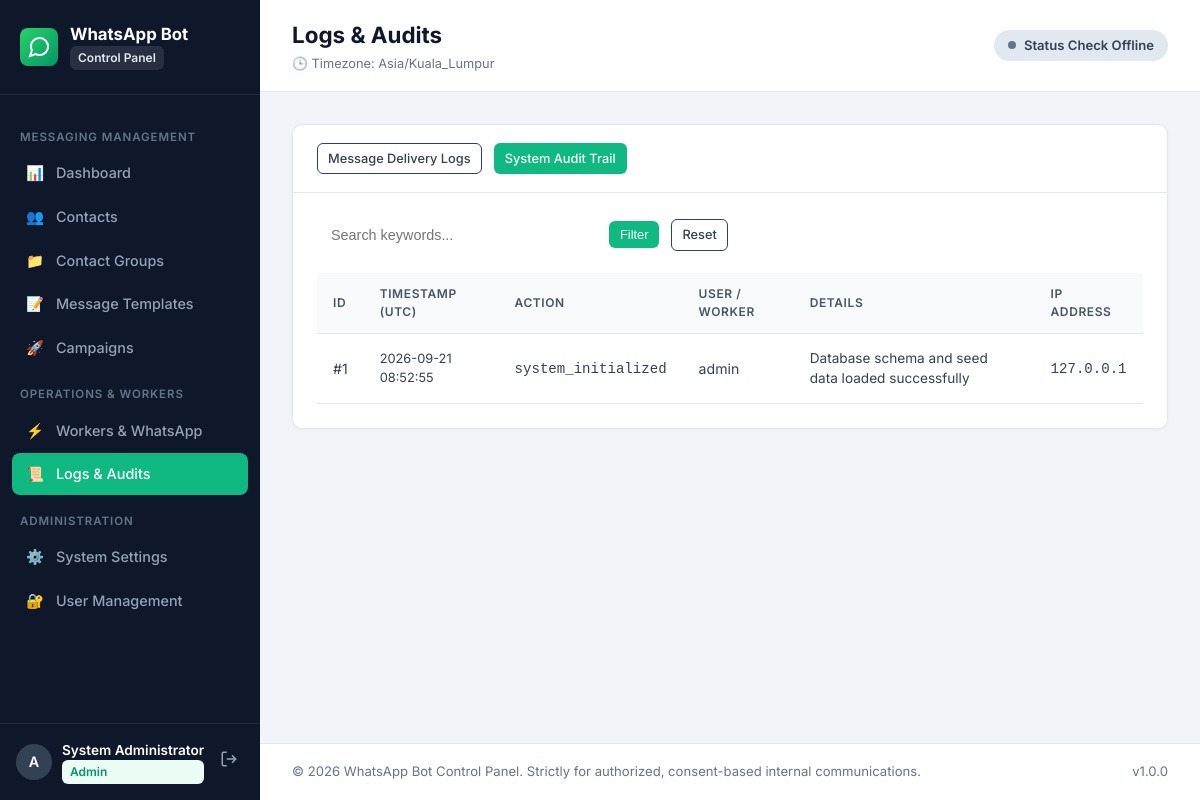
The page /admin/logs.php?tab=audit (signed in) on the database its author committed.
### tables this page shows
CREATE TABLE IF NOT EXISTS `audit_logs` (
  `id` INT UNSIGNED AUTO_INCREMENT PRIMARY KEY,
  `user_id` INT UNSIGNED NULL DEFAULT NULL,
  `worker_id` INT UNSIGNED NULL DEFAULT NULL,
  `action` VARCHAR(100) NOT NULL,
  `details` TEXT NULL DEFAULT NULL,
  `ip_address` VARCHAR(45) NULL DEFAULT NULL,
  `created_at` TIMESTAMP NOT NULL DEFAULT CURRENT_TIMESTAMP,
  INDEX `idx_audit_action` (`action`),
  INDEX `idx_audit_user` (`user_id`),
  INDEX `idx_audit_created` (`created_at`)
);

CREATE TABLE IF NOT EXISTS `users` (
  `id` INT UNSIGNED AUTO_INCREMENT PRIMARY KEY,
  `username` VARCHAR(50) NOT NULL UNIQUE,
  `password_hash` VARCHAR(255) NOT NULL,
  `full_name` VARCHAR(100) NOT NULL,
  `role` ENUM('admin', 'operator') NOT NULL DEFAULT 'operator',
  `status` ENUM('active', 'inactive') NOT NULL DEFAULT 'active',
  `last_login_at` TIMESTAMP NULL DEFAULT NULL,
  `created_at` TIMESTAMP NOT NULL DEFAULT CURRENT_TIMESTAMP,
  `updated_at` TIMESTAMP NOT NULL DEFAULT CURRENT_TIMESTAMP ON UPDATE CURRENT_TIMESTAMP,
  INDEX `idx_users_role` (`role`),
  INDEX `idx_users_status` (`status`)
);

### web/includes/Auth.php (called while the page is built, shortened)
<?php
class Auth {
    public static function check(): bool {
        return !empty($_SESSION['user_id']);
    }
    public static function user(): ?array {
        return [
            'id'        => $_SESSION['user_id'],
            'username'  => $_SESSION['username'],
            'full_name' => $_SESSION['full_name'],
            'role'      => $_SESSION['role']
        ];
    }
}

### web/admin/logs.php (the view, shortened to what this page needs)
<?php
$pageTitle = 'Logs & Audits';
require_once __DIR__ . '/../includes/header.php';
require_once __DIR__ . '/../includes/navbar.php';
$db = get_db();
$tab = $_GET['tab'] ?? 'messages';
$search = trim($_GET['search'] ?? '');
$statusFilter = $_GET['status'] ?? '';
if ($tab === 'messages') {
    $mSql = "
        SELECT l.*, c.name as campaign_name, w.name as worker_name
        FROM message_logs l
        LEFT JOIN campaigns c ON l.campaign_id = c.id
        LEFT JOIN workers w ON l.worker_id = w.id
        WHERE 1=1
    ";
    $mParams = [];
    if (!empty($search)) {
        $mSql .= " AND (l.recipient_phone LIKE :s OR l.error_message LIKE :s OR c.name LIKE :s)";
        $mParams[':s'] = "%$search%";
    }
    if (!empty($statusFilter)) {
        $mSql .= " AND l.status = :st";
        $mParams[':st'] = $statusFilter;
    }
    $mSql .= " ORDER BY l.id DESC LIMIT 100";
    $mStmt = $db->prepare($mSql);
    $mStmt->execute($mParams);
    $msgLogs = $mStmt->fetchAll();
} else {
    $aSql = "
        SELECT a.*, u.username, w.name as worker_name
        FROM audit_logs a
        LEFT JOIN users u ON a.user_id = u.id
        LEFT JOIN workers w ON a.worker_id = w.id
        WHERE 1=1
    ";
    $aParams = [];
    $aSql .= " ORDER BY a.id DESC LIMIT 100";
    $aStmt = $db->prepare($aSql);
    $aStmt->execute($aParams);
    $auditLogs = $aStmt->fetchAll();
}
?>
<div class="card">
    <div class="card-header">
        <div style="display: flex; gap: 12px; align-items: center;">
            <a href="?tab=messages" class="btn btn-<?= $tab === 'messages' ? 'primary' : 'secondary' ?> btn-sm">Message Delivery Logs</a>
            <a href="?tab=audit" class="btn btn-<?= $tab === 'audit' ? 'primary' : 'secondary' ?> btn-sm">System Audit Trail</a>
        </div>
    </div>
    <div class="card-body">
        <form method="GET" class="filter-bar">
            <input type="text" name="search" class="form-control" style="max-width: 280px;" placeholder="Search keywords..." value="<?= htmlspecialchars($search) ?>">
            <button type="submit" class="btn btn-primary btn-sm">Filter</button>
            <a href="?tab=<?= htmlspecialchars($tab) ?>" class="btn btn-secondary btn-sm">Reset</a>
        </form>
        <?php if ($tab === 'messages'): ?>
        <div class="table-responsive">
            <table class="table">
                <thead>
                    <tr>
                        <th>ID</th>
                        <th>Timestamp (UTC)</th>
                        <th>Recipient</th>
                        <th>Status</th>
                        <th>Attempt</th>
                        <th>Campaign</th>
                        <th>Worker</th>
                        <th>Error Details</th>
                    </tr>
                </thead>
                <tbody>
                    <?php if (empty($msgLogs)): ?>
                        <tr><td colspan="8" style="text-align: center; padding: 24px; color: var(--slate-500);">No message logs found.</td></tr>
                    <?php else: ?>
                        <?php foreach ($msgLogs as $l): ?>
                        <tr>
                            <td>#<?= $l['id'] ?></td>
                            <td style="font-size: 0.8rem;"><?= htmlspecialchars($l['created_at']) ?></td>
                            <td><strong><?= htmlspecialchars($l['recipient_phone']) ?></strong></td>
                            <td>
                                <span class="badge badge-<?= $l['status'] === 'sent' ? 'success' : ($l['status'] === 'failed' ? 'danger' : ($l['status'] === 'claimed' ? 'info' : 'warning')) ?>">
                                    <?= strtoupper($l['status']) ?>
                                </span>
                            </td>
                            <td>#<?= $l['attempt_number'] ?></td>
                            <td><?= htmlspecialchars($l['campaign_name'] ?? 'Direct Send') ?></td>
                            <td><?= htmlspecialchars($l['worker_name'] ?? 'Queue') ?></td>
                            <td style="font-size: 0.8rem; color: #b91c1c;"><?= htmlspecialchars($l['error_message'] ?? '—') ?></td>
                        </tr>
                        <?php endforeach; ?>
                    <?php endif; ?>
                </tbody>
            </table>
        </div>
        <?php else: ?>
        <div class="table-responsive">
            <table class="table">
                <thead>
                    <tr>
                        <th>ID</th>
                        <th>Timestamp (UTC)</th>
                        <th>Action</th>
                        <th>User / Worker</th>
                        <th>Details</th>
                        <th>IP Address</th>
                    </tr>
                </thead>
                <tbody>
                    <?php if (empty($auditLogs)): ?>
                        <tr><td colspan="6" style="text-align: center; padding: 24px; color: var(--slate-500);">No audit records found.</td></tr>
                    <?php else: ?>
                        <?php foreach ($auditLogs as $a): ?>
                        <tr>
                            <td>#<?= $a['id'] ?></td>
                            <td style="font-size: 0.8rem;"><?= htmlspecialchars($a['created_at']) ?></td>
                            <td><code><?= htmlspecialchars($a['action']) ?></code></td>
                            <td><?= htmlspecialchars($a['username'] ?? ($a['worker_name'] ? 'Worker: ' . $a['worker_name'] : 'System')) ?></td>
                            <td style="font-size: 0.85rem;"><?= htmlspecialchars($a['details'] ?? '—') ?></td>
                            <td><code><?= htmlspecialchars($a['ip_address'] ?? '127.0.0.1') ?></code></td>
                        </tr>
                        <?php endforeach; ?>
                    <?php endif; ?>
                </tbody>
            </table>
        </div>
        <?php endif; ?>
    </div>
</div>
<?php require_once __DIR__ . '/../includes/footer.php'; ?>

### web/includes/header.php (shortened to what this page needs)
<?php
require_once __DIR__ . '/auth.php';
$currentUser = Auth::user();
$pageTitle = $pageTitle ?? 'Dashboard';
?>
<!DOCTYPE html>
<html lang="en">
<head>
    <link rel="stylesheet" href="<?= BASE_URL ?>/assets/css/style.css">
</head>
<body>
<div class="app-container">

### web/includes/navbar.php
<?php
$currentPage = basename($_SERVER['PHP_SELF']);
$isAdmin = ($currentUser['role'] ?? '') === 'admin';
?>
<aside class="app-sidebar">
    <div class="sidebar-brand">
        <div class="brand-icon">
            <svg width="24" height="24" viewBox="0 0 24 24" fill="none" stroke="currentColor" stroke-width="2">
                <path d="M21 11.5a8.38 8.38 0 0 1-.9 3.8 8.5 8.5 0 0 1-7.6 4.7 8.38 8.38 0 0 1-3.8-.9L3 21l1.9-5.7a8.38 8.38 0 0 1-.9-3.8 8.5 8.5 0 0 1 4.7-7.6 8.38 8.38 0 0 1 3.8-.9h.5a8.48 8.48 0 0 1 8 8v.5z"></path>
            </svg>
        </div>
        <div class="brand-text">
            <h2>WhatsApp Bot</h2>
            <span class="badge badge-subtle">Control Panel</span>
        </div>
    </div>
    <nav class="sidebar-nav">
        <div class="nav-section-title">Messaging Management</div>
        <a href="<?= BASE_URL ?>/admin/index.php" class="nav-item <?= $currentPage === 'index.php' ? 'active' : '' ?>">
            <span class="nav-icon">📊</span>
            <span>Dashboard</span>
        </a>
        <a href="<?= BASE_URL ?>/admin/contacts.php" class="nav-item <?= $currentPage === 'contacts.php' ? 'active' : '' ?>">
            <span class="nav-icon">👥</span>
            <span>Contacts</span>
        </a>
        <a href="<?= BASE_URL ?>/admin/contact_groups.php" class="nav-item <?= $currentPage === 'contact_groups.php' ? 'active' : '' ?>">
            <span class="nav-icon">📁</span>
            <span>Contact Groups</span>
        </a>
        <a href="<?= BASE_URL ?>/admin/templates.php" class="nav-item <?= $currentPage === 'templates.php' ? 'active' : '' ?>">
            <span class="nav-icon">📝</span>
            <span>Message Templates</span>
        </a>
        <a href="<?= BASE_URL ?>/admin/campaigns.php" class="nav-item <?= in_array($currentPage, ['campaigns.php', 'campaign_create.php']) ? 'active' : '' ?>">
            <span class="nav-icon">🚀</span>
            <span>Campaigns</span>
        </a>
        <div class="nav-section-title">Operations & Workers</div>
        <a href="<?= BASE_URL ?>/admin/workers.php" class="nav-item <?= $currentPage === 'workers.php' ? 'active' : '' ?>">
            <span class="nav-icon">⚡</span>
            <span>Workers & WhatsApp</span>
        </a>
        <a href="<?= BASE_URL ?>/admin/logs.php" class="nav-item <?= $currentPage === 'logs.php' ? 'active' : '' ?>">
            <span class="nav-icon">📜</span>
            <span>Logs & Audits</span>
        </a>
        <?php if ($isAdmin): ?>
        <div class="nav-section-title">Administration</div>
        <a href="<?= BASE_URL ?>/admin/settings.php" class="nav-item <?= $currentPage === 'settings.php' ? 'active' : '' ?>">
            <span class="nav-icon">⚙️</span>
            <span>System Settings</span>
        </a>
        <a href="<?= BASE_URL ?>/admin/users.php" class="nav-item <?= $currentPage === 'users.php' ? 'active' : '' ?>">
            <span class="nav-icon">🔐</span>
            <span>User Management</span>
        </a>
        <?php endif; ?>
    </nav>
    <div class="sidebar-footer">
        <div class="user-profile">
            <div class="avatar-circle"><?= strtoupper(substr($currentUser['username'] ?? 'U', 0, 1)) ?></div>
            <div class="user-meta">
                <span class="user-name"><?= htmlspecialchars($currentUser['full_name'] ?? 'User') ?></span>
                <span class="user-role badge badge-<?= $isAdmin ? 'primary' : 'secondary' ?>"><?= ucfirst($currentUser['role'] ?? 'operator') ?></span>
            </div>
        </div>
        <a href="<?= BASE_URL ?>/logout.php" class="btn-logout" title="Sign Out">
            <svg width="18" height="18" viewBox="0 0 24 24" fill="none" stroke="currentColor" stroke-width="2">
                <path d="M9 21H5a2 2 0 0 1-2-2V5a2 2 0 0 1 2-2h4"></path>
                <polyline points="16 17 21 12 16 7"></polyline>
                <line x1="21" y1="12" x2="9" y2="12"></line>
            </svg>
        </a>
    </div>
</aside>
<main class="app-main">
    <header class="top-header">
        <div class="header-left">
            <h1 class="page-heading"><?= htmlspecialchars($pageTitle) ?></h1>
            <span class="timezone-indicator">🕒 Timezone: <?= htmlspecialchars(APP_TIMEZONE) ?></span>
        </div>
        <div class="header-right">
            <div id="connectionPill" class="status-pill status-pill-neutral">
                <span class="status-dot"></span>
                <span id="connectionText">Checking status...</span>
            </div>
        </div>
    </header>
    <div class="content-body">

### web/includes/footer.php (shortened to what this page needs)
    </div>
    <footer class="app-footer">
        <p>&copy; <?= date('Y') ?> WhatsApp Bot Control Panel. Strictly for authorized, consent-based internal communications.</p>
        <span class="footer-version">v<?= htmlspecialchars(APP_VERSION) ?></span>
    </footer>
</main>
</div>
</body>
</html>

### rows shown on the page
audit_logs: id "1", created_at "2026-09-21 08:52:55", action "system_initialized", user.username "admin", details "Database schema and seed data loaded successfully", ip_address "127.0.0.1"

### other values the page prints
substr($currentUser['username'] ?? 'U', 0, 1) "A"
$currentUser['full_name'] "System Administrator"
$currentUser['role'] "Admin"
$pageTitle "Logs & Audits"
APP_TIMEZONE "Asia/Kuala_Lumpur"
APP_VERSION "1.0.0"
